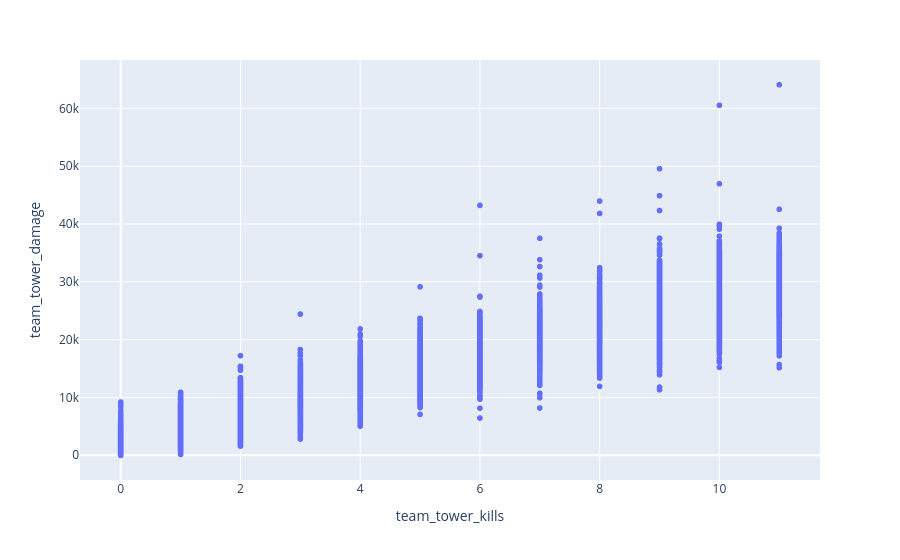

Notebook cell for this chart:
### Markdown cell above
<p>Looking at this, the feature "team_gold" has a positive relationship with "team_tower_kills", which makes sense. In this way, removing the "team_tower_kills" feature will not entirely remove this information because it is closely tied to other stats.

### Code cell
fig = px.scatter(matches_df, x="team_tower_kills", y="team_tower_damage")
fig.write_image("images/TopTowerDamage_by_TeamTowerKills.png")
fig.show()

### Figure 1 — Plotly figure (JSON) as saved in the notebook; plotly's stock layout.template omitted (floating-point values rounded to 4 significant figures; data arrays with more than 128 entries replaced by an {"elided": "..."} marker saying what was removed)
{"data": [{"hovertemplate": "team_tower_kills=%{x}<br>team_tower_damage=%{y}<extra></extra>", "legendgroup": "", "marker": {"color": "#636efa", "symbol": "circle"}, "mode": "markers", "name": "", "showlegend": false, "type": "scattergl", "x": {"elided": "40174 float values"}, "xaxis": "x", "y": {"elided": "40174 float values"}, "yaxis": "y"}], "layout": {"legend": {"tracegroupgap": 0}, "margin": {"t": 60}, "xaxis": {"anchor": "y", "domain": [0, 1], "title": {"text": "team_tower_kills"}}, "yaxis": {"anchor": "x", "domain": [0, 1], "title": {"text": "team_tower_damage"}}}}
